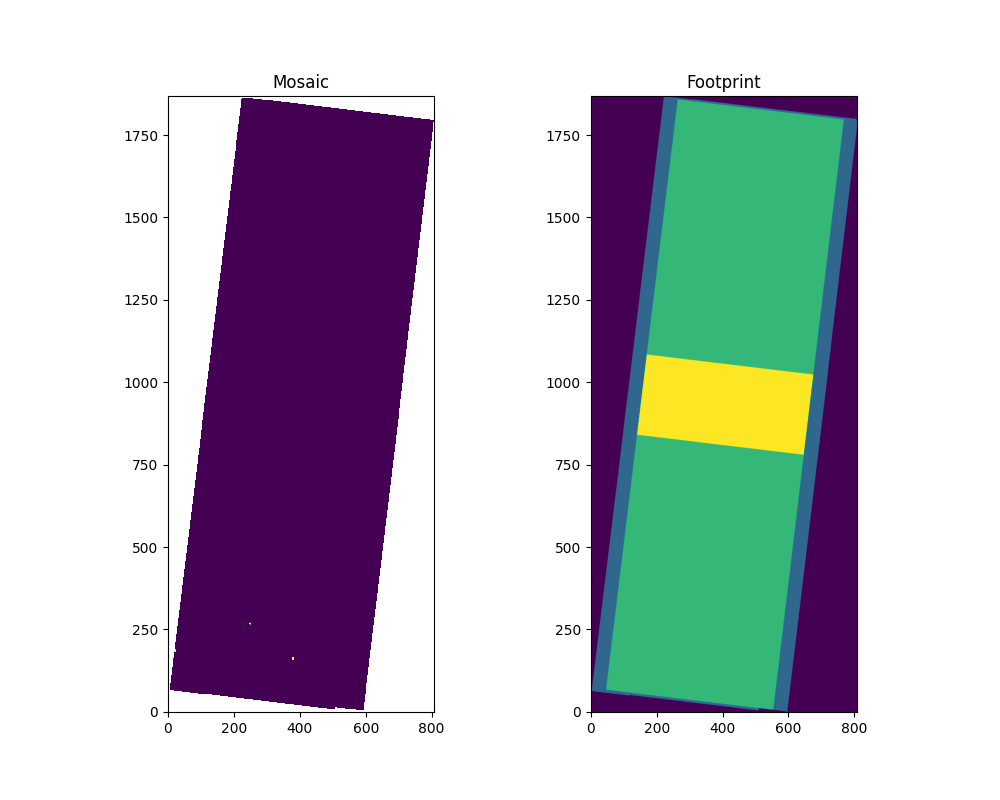

Source code (Python):
"""
Routine to mosaic images
"""
import os
import numpy as np
from astropy.io import fits
import matplotlib.pyplot as plt
from reproject import reproject_interp
from reproject.mosaicking import reproject_and_coadd
from reproject.mosaicking import find_optimal_celestial_wcs
#----------------------------INPUTS-------------------------------#

sci_dir = "/export/carterrhea/OMM-Data/NGC3344/g'"
output_dir = sci_dir
#-----------------------------------------------------------------#

sci_hdus = []  # List of science images
for filename in os.listdir(sci_dir):
    if filename.endswith('.fits') and filename.startswith('stacked_correct'):
        hdu = fits.open(sci_dir+'/'+filename)
        sci_hdus.append(hdu)

print(sci_hdus)
print("#-----Calculaing WCS-----#")
wcs_out, shape_out = find_optimal_celestial_wcs(sci_hdus, auto_rotate=True)
print("#-----Reprojecting-----#")
array, footprint = reproject_and_coadd(sci_hdus,
                                       wcs_out, shape_out=shape_out,
                                       reproject_function=reproject_interp)
print("#-----Making Image-----#")
plt.figure(figsize=(10, 8))
ax1 = plt.subplot(1, 2, 1)
im1 = ax1.imshow(array, origin='lower', vmin=np.min(array), vmax=np.max(array))
ax1.set_title('Mosaic')
ax2 = plt.subplot(1, 2, 2)
im2 = ax2.imshow(footprint, origin='lower')
ax2.set_title('Footprint')
plt.savefig(output_dir+'/mosaic.png')

print('#-----Making Fits-----#')
hdu = fits.PrimaryHDU(header=wcs_out.to_header(), data=array)
hdul = fits.HDUList([hdu])
hdul.writeto(output_dir+'/mosaic.fits', overwrite=True)
